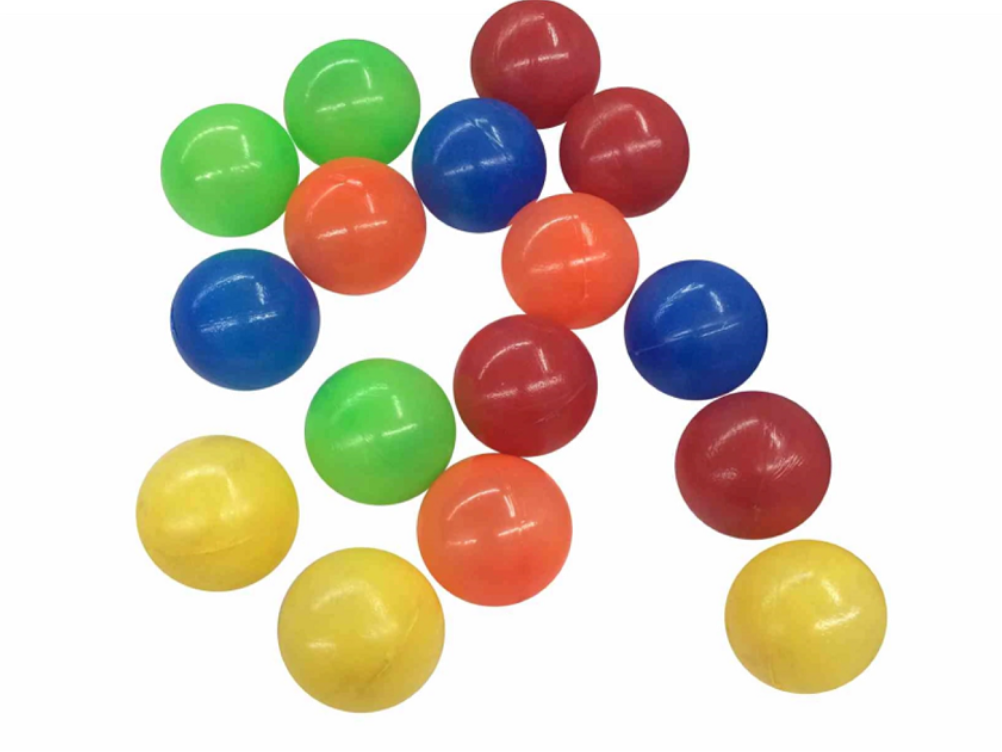
#> input picture im.png, 1002 x 752 px
$ python E1.py
#> lines starting #> are read from the running program, lines starting #| are printed output that depends on the picture; after the words box and inside, x2 and y2 are one past the last pixel; in counts of white or black regions, pixels touching at a corner belong together
#Paredes Márquez Carlos
#Ejercicio uno
#05 10 2021

import cv2

im = cv2.imread('im.png')
#> im is the input picture: shape (752, 1002, 3); mean B, G, R 193.7, 208, 218
hsv = cv2.cvtColor(im, cv2.COLOR_BGR2HSV)
#> hsv: shape (752, 1002, 3); mean H, S, V 25.3, 60.5, 230.9

mask0 = cv2.inRange(hsv, (95,100,20), (120,255,255))
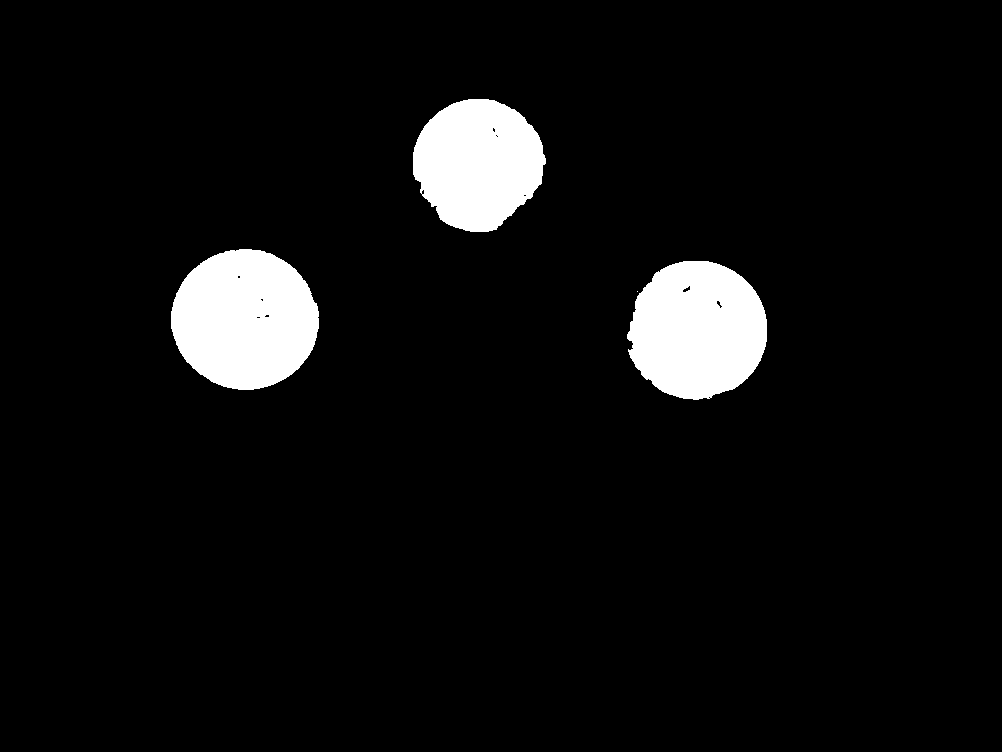
#> mask0: shape (752, 1002); 5.9% white; 4 white regions (1 under 20 px), largest, box (x1, y1, x2, y2) and area: (171, 249, 319, 390) 16190, (627, 261, 767, 400) 15102, (413, 99, 546, 232) 13277
mask = mask0.copy()

cv2.floodFill(mask0, None, (80, 300), 255)
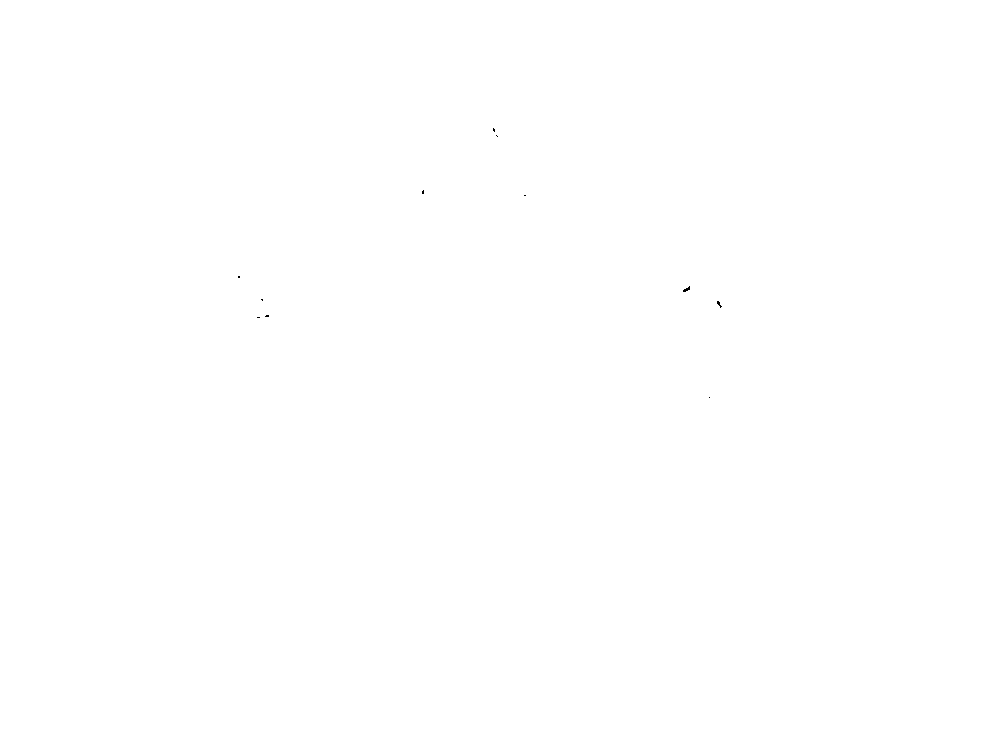
#> mask0: shape (752, 1002); 100% white; black in thin lines or dots, all inside (x1, y1, x2, y2) = (238, 128, 722, 398)

im2 = cv2.bitwise_not(mask0)
im3 = cv2.bitwise_or(im2, mask)
#> im3: shape (752, 1002); 5.9% white; 4 white regions (1 under 20 px), largest, box (x1, y1, x2, y2) and area: (171, 249, 319, 390) 16207, (627, 261, 767, 400) 15139, (413, 99, 546, 232) 13294

# [4 lines of commented-out code are left out]
cv2.imshow('Imagen final', im3)
cv2.waitKey(0)

$ run again, with im2.jpg saved as im.png
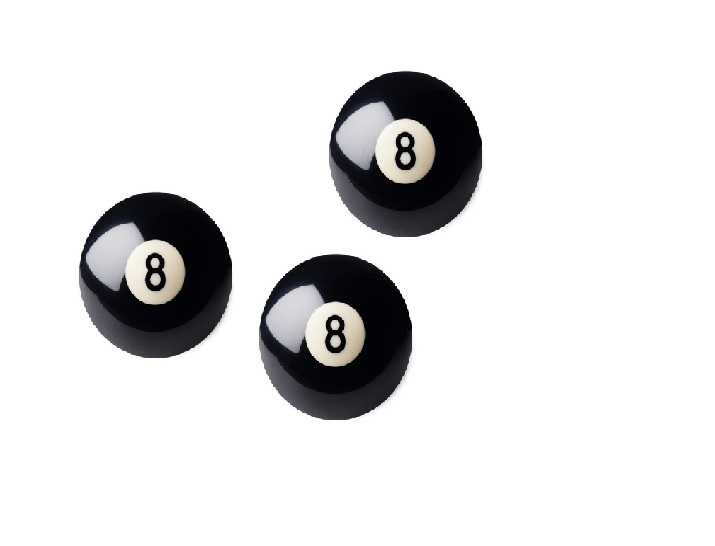
#> input picture im2.jpg, 715 x 546 px
#> im is the input picture: shape (546, 715, 3); mean B, G, R 226.3, 225.9, 226
#> hsv: shape (546, 715, 3); mean H, S, V 16.9, 12.6, 226.7
#> `mask0 = cv2.inRange(hsv, (95,100,20), (120,255,255))`:
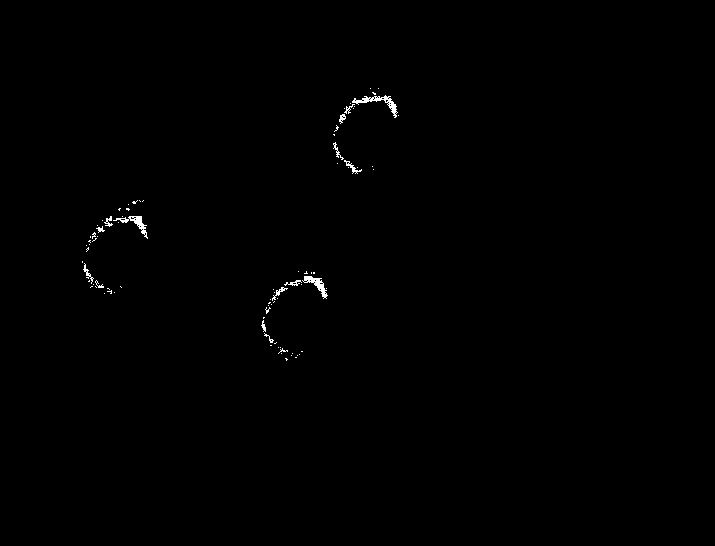
#> mask0: shape (546, 715); 0.34% white in thin lines or dots, all inside (x1, y1, x2, y2) = (82, 88, 399, 361)
#> im2: shape (546, 715); 0.02% white in thin lines or dots, all inside (x1, y1, x2, y2) = (86, 97, 397, 341)
#> im3: shape (546, 715); 0.36% white; 87 white regions (72 under 20 px), largest, box (x1, y1, x2, y2) and area: (352, 95, 398, 118) 268, (113, 216, 148, 239) 207, (302, 276, 328, 299) 204
